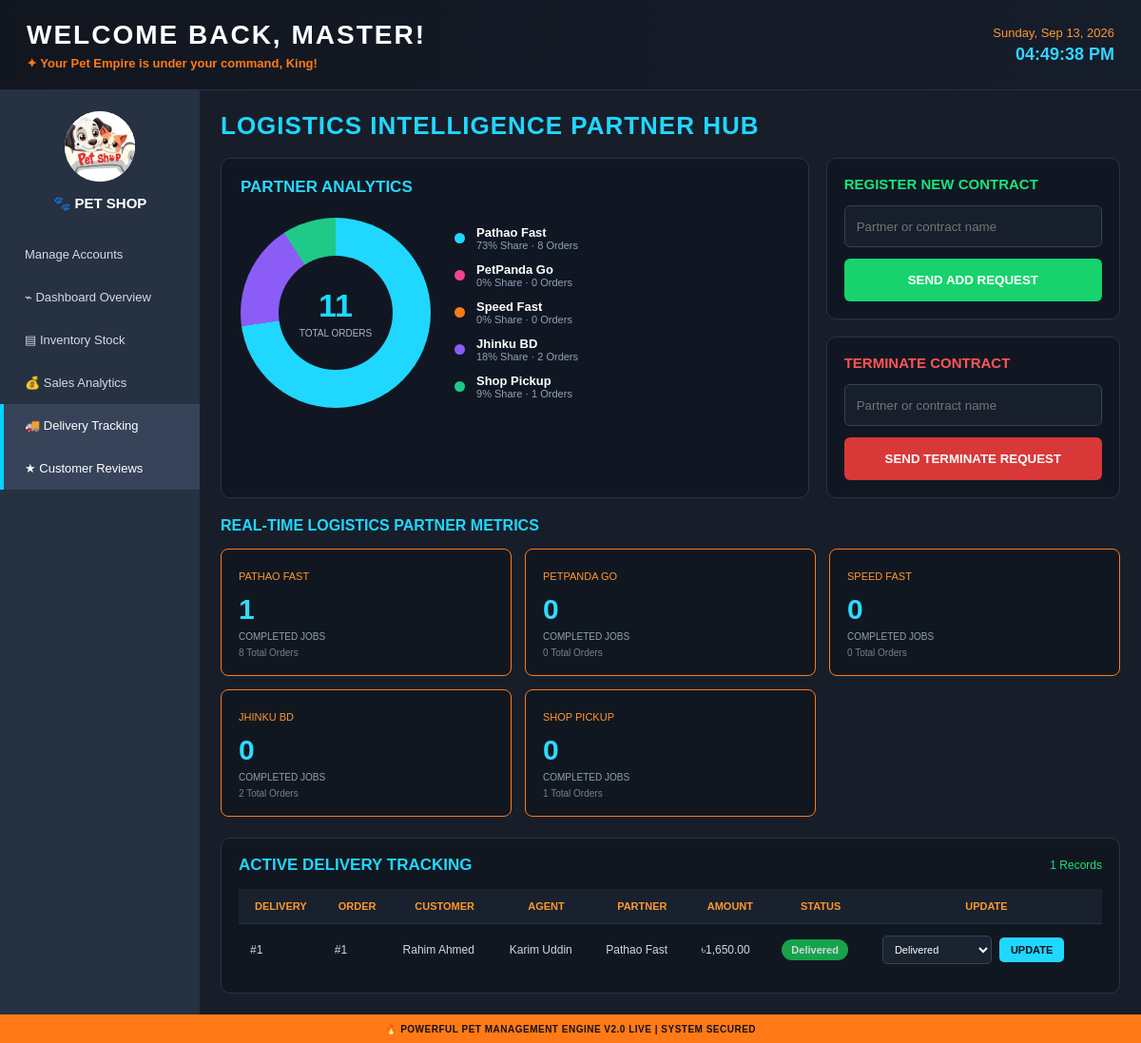
The page /index.php?page=admin/delivery_tracking (signed in) on the database its author committed.
### tables this page shows
CREATE TABLE `deliveries` (
  `delivery_id` int(11) NOT NULL,
  `order_id` int(11) NOT NULL,
  `delivery_agent_id` int(11) NOT NULL,
  `delivery_status` enum('Assigned','Picked Up','Out for Delivery','Delivered','Failed','Cancelled') DEFAULT 'Assigned',
  `assigned_at` timestamp NOT NULL DEFAULT current_timestamp(),
  `delivered_at` datetime DEFAULT NULL,
  `delivery_note` text DEFAULT NULL
);

CREATE TABLE `users` (
  `user_id` int(11) NOT NULL,
  `full_name` varchar(100) NOT NULL,
  `username` varchar(50) NOT NULL,
  `email` varchar(100) NOT NULL,
  `phone` varchar(20) DEFAULT NULL,
  `gender` enum('Male','Female','Other') DEFAULT NULL,
  `password` varchar(255) NOT NULL,
  `role` enum('admin','customer','doctor','delivery') NOT NULL,
  `profile_image` varchar(255) DEFAULT 'default.png',
  `address` text DEFAULT NULL,
  `status` enum('active','inactive') DEFAULT 'active',
  `created_at` timestamp NOT NULL DEFAULT current_timestamp(),
  `updated_at` timestamp NOT NULL DEFAULT current_timestamp() ON UPDATE current_timestamp()
);

CREATE TABLE `orders` (
  `order_id` int(11) NOT NULL,
  `customer_id` int(11) NOT NULL,
  `total_amount` decimal(10,2) NOT NULL,
  `delivery_address` text NOT NULL,
  `delivery_method` enum('Pathao Fast','PetPanda Go','Speed Fast','Jhinku BD','Shop Pickup') NOT NULL DEFAULT 'Pathao Fast',
  `payment_method` enum('bKash','Nagad','Rocket','Credit Card','Cash on Delivery') NOT NULL DEFAULT 'Cash on Delivery',
  `payment_status` enum('Pending','Paid') DEFAULT 'Pending',
  `order_status` enum('Pending','Confirmed','Processing','Shipped','Delivered','Cancelled') DEFAULT 'Pending',
  `order_date` timestamp NOT NULL DEFAULT current_timestamp(),
  `updated_at` timestamp NOT NULL DEFAULT current_timestamp() ON UPDATE current_timestamp()
);

### controllers/admin_delivery_tracking_controller.php (called while the page is built, shortened)
<?php
require_once __DIR__ . '/../helpers/helpers.php';
require_once __DIR__ . '/../models/admin_model.php';
function admin_delivery_tracking_controller($conn) {
    $data = admin_delivery_data($conn);
    $partner_stats = $data["partner_stats"];
    $total_orders = $data["total_orders"];
    $deliveries = $data["deliveries"];
    require __DIR__ . '/../views/admin/delivery_tracking.php';
}

### helpers/helpers.php (called while the page is built, shortened)
<?php
function route_url($page, $query = "") {
    $directory = str_replace("\\", "/", dirname($_SERVER["SCRIPT_NAME"]));
    $role = basename($directory);
    $url = rtrim($directory, "/") . "/index.php?page=" . urlencode($page);
    return $url;
}

### models/admin_model.php (called while the page is built, shortened)
<?php
function admin_delivery_data($conn) {
    $partners = [
        "Pathao Fast",
        "PetPanda Go",
        "Speed Fast",
        "Jhinku BD",
        "Shop Pickup"
    ];
    $partner_stats = [];
    foreach ($partners as $partner) {
        $partner_stats[$partner] = [
            "orders" => 0,
            "delivered" => 0
        ];
    }
    $sql = "SELECT delivery_method, COUNT(*) AS total_orders
            FROM orders
            GROUP BY delivery_method";
    $result = mysqli_query($conn, $sql);
    if ($result) {
        while ($row = mysqli_fetch_assoc($result)) {
            if (isset($partner_stats[$row["delivery_method"]])) {
                $partner_stats[$row["delivery_method"]]["orders"] = (int)$row["total_orders"];
            }
        }
    }
    $sql = "SELECT o.delivery_method, COUNT(*) AS delivered_count
            FROM deliveries d
            JOIN orders o ON d.order_id = o.order_id
            WHERE d.delivery_status = 'Delivered'
            GROUP BY o.delivery_method";
    $result = mysqli_query($conn, $sql);
    if ($result) {
        while ($row = mysqli_fetch_assoc($result)) {
            if (isset($partner_stats[$row["delivery_method"]])) {
                $partner_stats[$row["delivery_method"]]["delivered"] = (int)$row["delivered_count"];
            }
        }
    }
    $total_orders = 0;
    foreach ($partner_stats as $partner) {
        $total_orders += $partner["orders"];
    }
    $deliveries = [];
    $sql = "SELECT
                d.delivery_id,
                d.order_id,
                d.delivery_status,
                d.assigned_at,
                d.delivered_at,
                d.delivery_note,
                o.delivery_method,
                o.order_status,
                o.total_amount,
                u.full_name AS customer_name,
                agent.full_name AS agent_name
            FROM deliveries d
            JOIN orders o ON d.order_id = o.order_id
            JOIN users u ON o.customer_id = u.user_id
            JOIN users agent ON d.delivery_agent_id = agent.user_id
            ORDER BY d.delivery_id DESC";
    $result = mysqli_query($conn, $sql);
    if ($result) {
        while ($row = mysqli_fetch_assoc($result)) {
            $deliveries[] = $row;
        }
    }
    $partner_names = [];
    $partner_values = [];
    foreach ($partner_stats as $name => $data) {
        $partner_names[] = $name;
        $partner_values[] = $data["orders"];
    }
    return [
        "partners" => $partners,
        "partner_stats" => $partner_stats,
        "total_orders" => $total_orders,
        "deliveries" => $deliveries,
        "partner_names" => $partner_names,
        "partner_values" => $partner_values
    ];
}

### views/admin/delivery_tracking.php (the view, shortened to what this page needs)
<!DOCTYPE html>
<html lang="en">
<head>
    <link rel="stylesheet" href="../assets/css/admin-delivery.css">
</head>
<body>
<div class="admin-page">
    <header class="top-header">
        <div>
            <h1>WELCOME BACK, MASTER!</h1>
            <p>✦ Your Pet Empire is under your command, King!</p>
        </div>
        <div class="date-time">
            <div id="currentDate"></div>
            <div id="currentTime"></div>
        </div>
    </header>
    <div class="admin-layout">
        <aside class="sidebar">
            <div class="logo-area">
                <img src="../assets/images/petLogo.jpeg" alt="PawCare Logo">
                <h3>🐾 PET SHOP</h3>
            </div>
            <nav>
                <a href="<?php echo htmlspecialchars(route_url("admin/dashboard")); ?>">Manage Accounts</a>
                <a href="<?php echo htmlspecialchars(route_url("admin/dashboard_overview")); ?>">⌁ Dashboard Overview</a>
                <a href="<?php echo htmlspecialchars(route_url("admin/inventory")); ?>">▤ Inventory Stock</a>
                <a href="<?php echo htmlspecialchars(route_url("admin/sales_analytics")); ?>">💰 Sales Analytics</a>
                <a href="<?php echo htmlspecialchars(route_url("admin/delivery_tracking")); ?>" class="active">🚚 Delivery Tracking</a>
                <a href="<?php echo htmlspecialchars(route_url("admin/customer_reviews")); ?>" class="active">★ Customer Reviews</a>
            </nav>
        </aside>
        <main class="main-content">
            <h2 class="page-title">LOGISTICS INTELLIGENCE PARTNER HUB</h2>
            <section class="delivery-top">
                <div class="analytics-card">
                    <h3>PARTNER ANALYTICS</h3>
                    <div class="partner-analytics">
                        <div class="donut-chart" id="deliveryChart">
                            <div class="donut-center">
                                <span id="deliveryTotal"><?php echo $total_orders; ?></span>
                                <small>TOTAL ORDERS</small>
                            </div>
                        </div>
                        <div class="partner-legend">
                            <?php foreach ($partner_stats as $partner_name => $data): ?>
                                <?php
                                $share = $total_orders > 0 ? round(($data["orders"] / $total_orders) * 100) : 0;
                                ?>
                                <div class="legend-row">
                                    <span class="legend-color"></span>
                                    <div>
                                        <strong><?php echo htmlspecialchars($partner_name); ?></strong>
                                        <p><?php echo $share; ?>% Share · <?php echo $data["orders"]; ?> Orders</p>
                                    </div>
                                </div>
                            <?php endforeach; ?>
                        </div>
                    </div>
                </div>
                <div class="action-area">
                    <div class="action-card register-card">
                        <h3>REGISTER NEW CONTRACT</h3>
                        <input type="text" placeholder="Partner or contract name">
                        <button type="button">SEND ADD REQUEST</button>
                    </div>
                    <div class="action-card terminate-card">
                        <h3>TERMINATE CONTRACT</h3>
                        <input type="text" placeholder="Partner or contract name">
                        <button type="button">SEND TERMINATE REQUEST</button>
                    </div>
                </div>
            </section>
            <section class="metrics-section">
                <h3>REAL-TIME LOGISTICS PARTNER METRICS</h3>
                <div class="metrics-grid">
                    <?php foreach ($partner_stats as $partner_name => $data): ?>
                        <div class="metric-card">
                            <span><?php echo htmlspecialchars($partner_name); ?></span>
                            <h2><?php echo $data["delivered"]; ?></h2>
                            <p>COMPLETED JOBS</p>
                            <small><?php echo $data["orders"]; ?> Total Orders</small>
                        </div>
                    <?php endforeach; ?>
                </div>
            </section>
            <section class="tracking-section">
                <div class="tracking-heading">
                    <h3>ACTIVE DELIVERY TRACKING</h3>
                    <span><?php echo count($deliveries); ?> Records</span>
                </div>
                <div class="tracking-table-wrap">
                    <table>
                        <thead>
                            <tr>
                                <th>Delivery</th>
                                <th>Order</th>
                                <th>Customer</th>
                                <th>Agent</th>
                                <th>Partner</th>
                                <th>Amount</th>
                                <th>Status</th>
                                <th>Update</th>
                            </tr>
                        </thead>
                        <tbody>
                        <?php if (count($deliveries) > 0): ?>
                            <?php foreach ($deliveries as $delivery): ?>
                                <tr>
                                    <td>#<?php echo $delivery["delivery_id"]; ?></td>
                                    <td>#<?php echo $delivery["order_id"]; ?></td>
                                    <td><?php echo htmlspecialchars($delivery["customer_name"]); ?></td>
                                    <td><?php echo htmlspecialchars($delivery["agent_name"]); ?></td>
                                    <td><?php echo htmlspecialchars($delivery["delivery_method"]); ?></td>
                                    <td>৳<?php echo number_format($delivery["total_amount"], 2); ?></td>
                                    <td>
                                        <span class="status-badge status-<?php echo strtolower(str_replace(" ", "-", $delivery["delivery_status"])); ?>">
                                            <?php echo htmlspecialchars($delivery["delivery_status"]); ?>
                                        </span>
                                    </td>
                                    <td>
                                        <form method="POST" class="status-form">
                                            <select name="delivery_status">
                                                <option value="Delivered" <?php if ($delivery["delivery_status"] === "Delivered") echo "selected"; ?>>Delivered</option>
                                            </select>
                                            <button type="submit" name="update_delivery">UPDATE</button>
                                        </form>
                                    </td>
                                </tr>
                            <?php endforeach; ?>
                        <?php else: ?>
                            <tr>
                                <td colspan="8" class="empty-row">No delivery records found.</td>
                            </tr>
                        <?php endif; ?>
                        </tbody>
                    </table>
                </div>
            </section>
        </main>
    </div>
    <footer>
        🔥 POWERFUL PET MANAGEMENT ENGINE V2.0 LIVE | SYSTEM SECURED
    </footer>
</div>
</body>
</html>

### rows shown on the page
deliveries: delivery_id "1", order "1", users.full_name "Rahim Ahmed", delivery_agent.full_name "Karim Uddin", order.delivery_method "Pathao Fast", order.total_amount "1,650.00", delivery_status "Delivered"

### other values the page prints
$total_orders "11"
$partner_name "Pathao Fast"
$share "73"
$data["orders"] "8"
$partner_name "PetPanda Go"
$share "0"
$data["orders"] "0"
$partner_name "Speed Fast"
$partner_name "Jhinku BD"
$share "18"
$data["orders"] "2"
$partner_name "Shop Pickup"
$share "9"
$data["orders"] "1"
$partner_name "PATHAO FAST"
